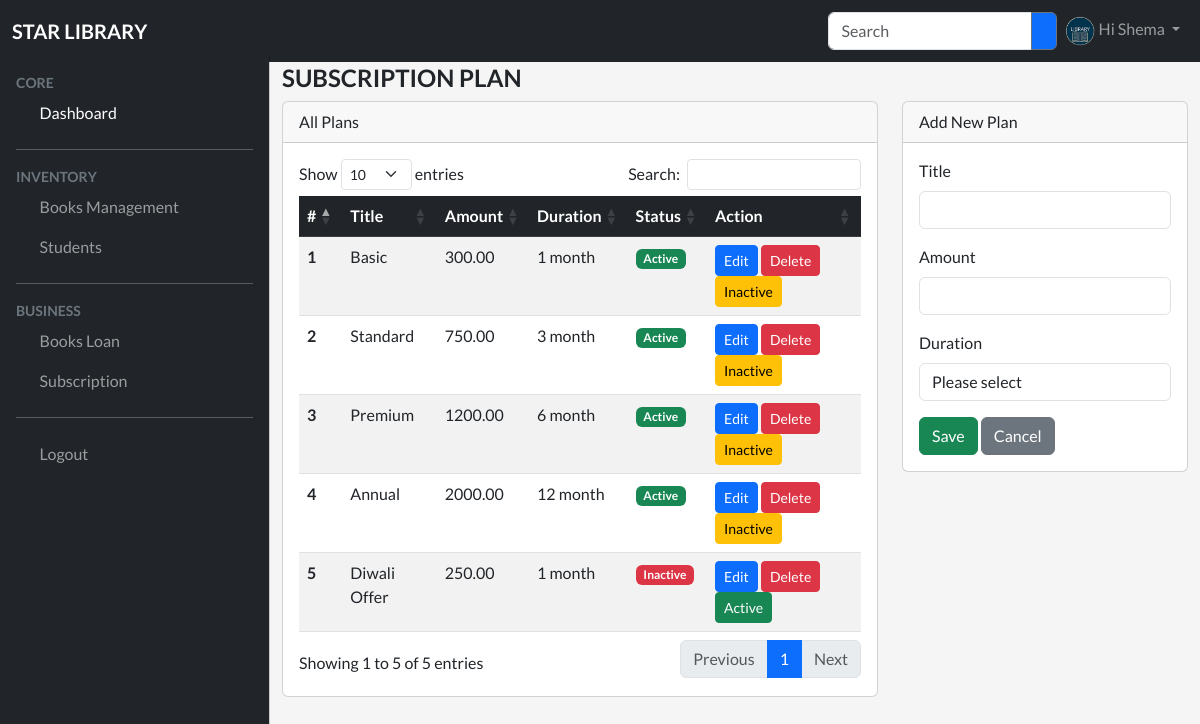
The app's page /subscriptions/index.php (signed in) with its own data.
### tables this page shows
CREATE TABLE `subscription_plans` (
  `id` int(11) NOT NULL,
  `title` varchar(255) NOT NULL DEFAULT '',
  `amount` float(10,2) NOT NULL DEFAULT 0.00,
  `duration` int(11) DEFAULT NULL,
  `status` tinyint(1) NOT NULL DEFAULT 1,
  `created_at` timestamp NOT NULL DEFAULT current_timestamp(),
  `updated_at` timestamp NULL DEFAULT NULL
);

### models/subscription.php (called while the page is built, shortened)
<?php
function getPlans($conn)
{
    $sql = "select * from subscription_plans order by id asc";
    $result = $conn->query($sql);
    return $result;
}

### subscriptions/index.php (the view, shortened to what this page needs)
<?php
include_once(DIR_URL . "config/database.php");
include_once(DIR_URL . "models/subscription.php");
$plans = getPlans($conn);
if (isset($_GET['action']) && $_GET['action'] == 'edit' && isset($_GET['id']) && $_GET['id'] > 0) {
    $plan = getPlanById($conn, $_GET['id']);
    if ($plan->num_rows > 0) {
        $plan = mysqli_fetch_assoc($plan);
    }
} else {
    $plan = array('title' => '', 'amount' => '', 'duration' => '', 'id' => '');
}
include_once(DIR_URL . "include/header.php");
include_once(DIR_URL . "include/topbar.php");
include_once(DIR_URL . "include/sidebar.php");
?>
<main class="mt-5 pt-3">
    <div class="container-fluid">
        <div class="row dashboard-counts">
            <div class="col-md-12">
                <h4 class="fw-bold text-uppercase">Subscription Plan</h4>
            </div>
            <div class="col-md-8">
                <div class="card">
                    <div class="card-header">
                        All Plans
                    </div>
                    <div class="card-body">
                        <div class="table-responsive">
                            <table id="data-table" class="table table-responsive table-striped">
                                <thead class="table-dark">
                                    <tr>
                                        <th scope="col">#</th>
                                        <th scope="col">Title</th>
                                        <th scope="col">Amount</th>
                                        <th scope="col">Duration</th>
                                        <th scope="col">Status</th>
                                        <th scope="col">Action</th>
                                    </tr>
                                </thead>
                                <tbody>
                                    <?php
                                    if ($plans->num_rows > 0) {
                                        $i = 1;
                                        while ($row = $plans->fetch_assoc()) {
                                            ?>
                                            <tr>
                                                <th scope="row"><?php echo $i++ ?></th>
                                                <td><?php echo $row['title'] ?></td>
                                                <td>
                                                     <?php echo $row['amount'] ?>
                                                </td>
                                                <td><?php echo $row['duration'] ?> month</td>
                                                <td>
                                                    <?php
                                                    if ($row['status'] == 1)
                                                        echo '<span class="badge text-bg-success">Active</span>';
                                                    else echo '<span class="badge text-bg-danger">Inactive</span>';
                                                    ?>
                                                </td>
                                                <td>
                                                    <a href="<?php echo BASE_URL ?>subscriptions?action=edit&id=<?php echo $row['id'] ?>" class="btn btn-primary btn-sm">
                                                        Edit
                                                    </a>
                                                    <a onclick="return confirm('Do you want to delete this?')" href="<?php echo BASE_URL ?>subscriptions?action=delete&id=<?php echo $row['id'] ?>" class="btn btn-danger btn-sm">
                                                        Delete
                                                    </a>
                                                    <?php if ($row['status'] == 1) { ?>
                                                        <a href="<?php echo BASE_URL ?>subscriptions?action=status&id=<?php echo $row['id'] ?>&status=0" class="btn btn-warning btn-sm">
                                                            Inactive
                                                        </a>
                                                    <?php }
                                                if ($row['status'] == 0) {  ?>
                                                        <a href="<?php echo BASE_URL ?>subscriptions?action=status&id=<?php echo $row['id'] ?>&status=1" class="btn btn-success btn-sm">
                                                            Active
                                                        </a>
                                                    <?php } ?>
                                                </td>
                                            </tr>
                                        <?php }
                                } ?>
                                </tbody>
                            </table>
                        </div>
                    </div>
                </div>
            </div>
            <div class="col-md-4">
                <div class="card">
                    <div class="card-header">
                        Add New Plan
                    </div>
                    <div class="card-body">
                        <form method="post" action="<?php echo BASE_URL ?>subscriptions/index.php">
                            <div class="row">
                                <div class="col-md-12">
                                    <div class="mb-3">
                                        <label class="form-label">Title</label>
                                        <input type="text" class="form-control" name="title" value="<?php echo $plan['title'] ?>" />
                                    </div>
                                </div>
                                <div class="col-md-12">
                                    <div class="mb-3">
                                        <label class="form-label">Amount</label>
                                        <input type="text" class="form-control" name="amount" value="<?php echo $plan['amount'] ?>" />
                                    </div>
                                </div>
                                <div class="col-md-12">
                                    <div class="mb-3">
                                        <label class="form-label">Duration</label>
                                        <select class="form-control" name="duration">
                                            <option value="">Please select</option>
                                        </select>
                                    </div>
                                </div>
                                <div class="col-md-12">
                                    <button type="submit" name="submit" class="btn btn-success">
                                        Save
                                    </button>
                                    <?php if ($plan['id'] == '') { ?>
                                        <button type="reset" class="btn btn-secondary">
                                            Cancel
                                        </button>
                                    <?php } else { ?>
                                        <a href="<?php echo BASE_URL ?>subscriptions" class="btn btn-secondary">
                                            Cancel
                                        </a>
                                    <?php } ?>
                                </div>
                            </div>
                        </form>
                    </div>
                </div>
            </div>
        </div>
    </div>
</main>
<?php include_once(DIR_URL . "include/footer.php") ?>

### assets/css/style.css (style rules this page uses)
body { font-family: "Lato", sans-serif; background-color: #f5f5f5; height: 100vh; }
:root { --offcanvas-width: 270px; --topNavbarHeight: 56px; }
@media (min-width: 992px) { body { overflow: auto !important; } }
@media (min-width: 992px) { main { margin-left: var(--offcanvas-width); } }

### records on screen
subscription_plans: title "Basic", amount "300.00", duration "1", status "Active"
subscription_plans: title "Standard", amount "750.00", duration "3", status "Active"
subscription_plans: title "Premium", amount "1200.00", duration "6", status "Active"
subscription_plans: title "Annual", amount "2000.00", duration "12", status "Active"
subscription_plans: title "Diwali Offer", amount "250.00", duration "1", status "Inactive"

### other values on screen
$_SESSION['user']['name'] "Shema"
